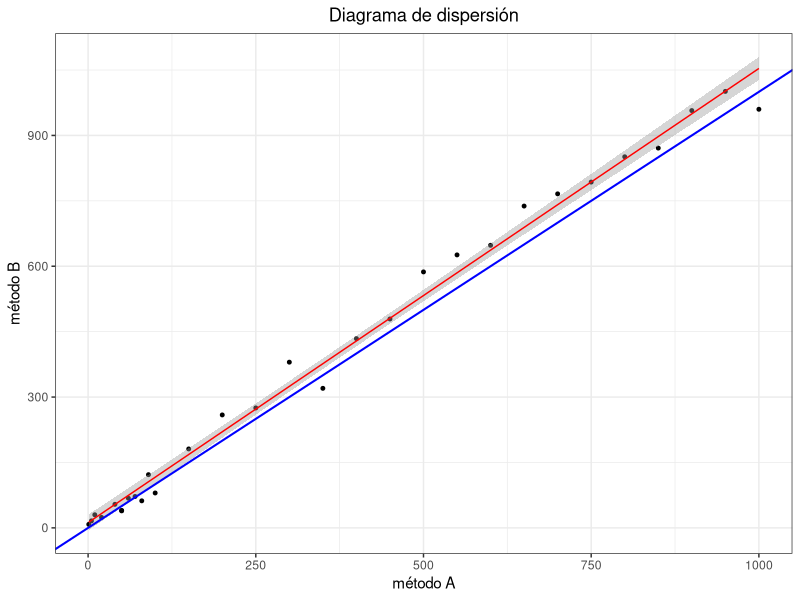
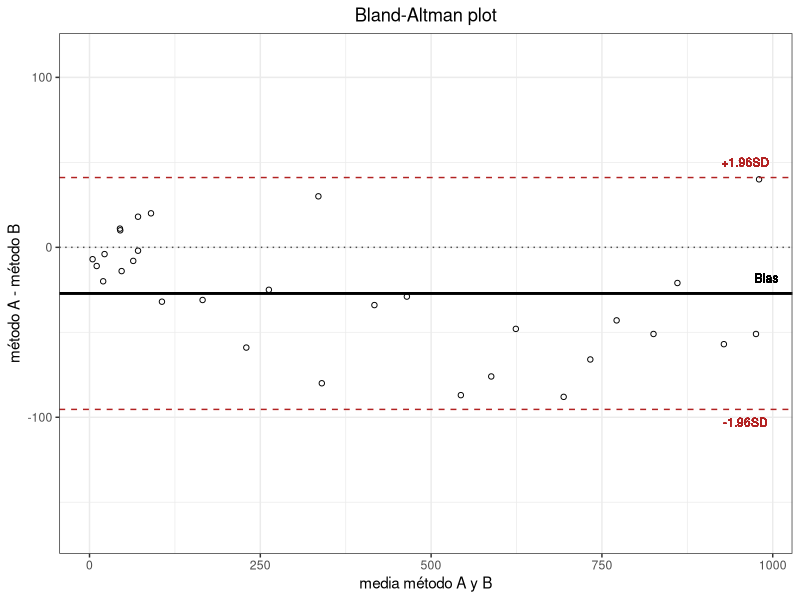
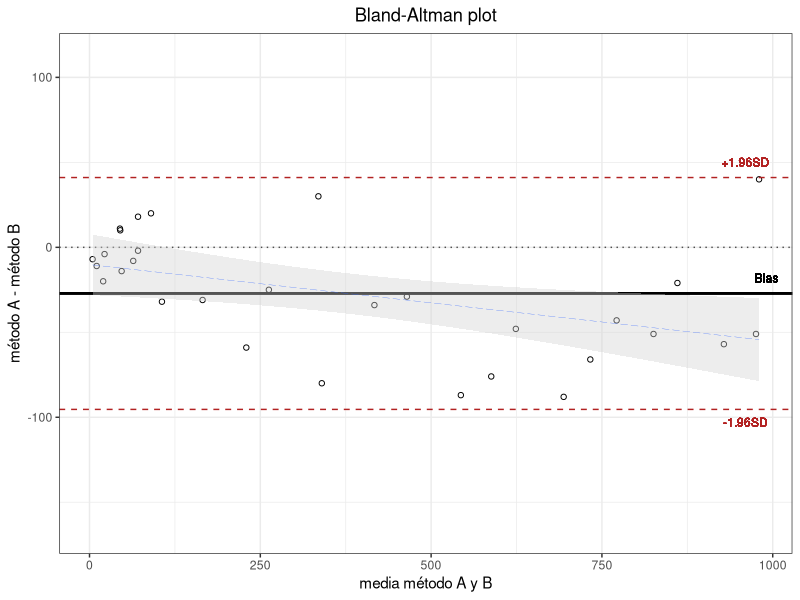
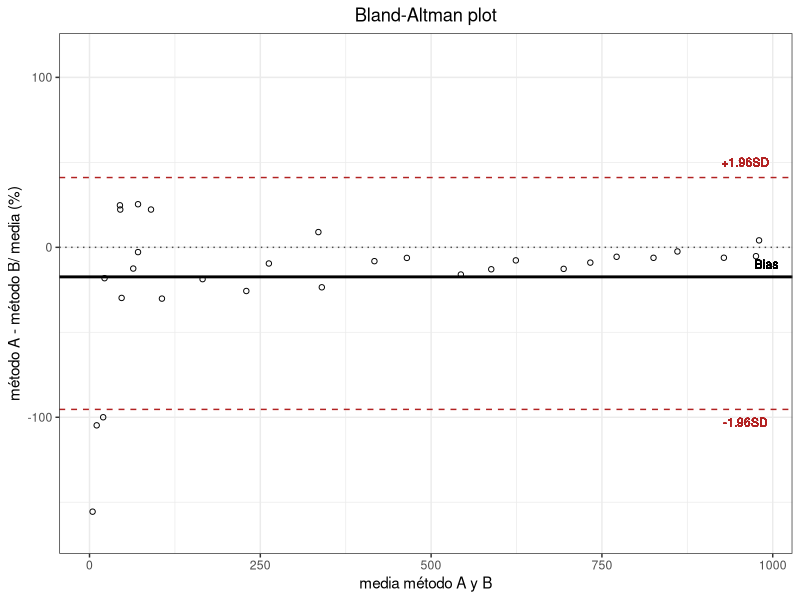

Generate these figures, in order, with R:
## ---- eval=FALSE, include=TRUE-------------------------------------------------------
## "Protocolo:
## 
##  1. Daniel Felipe Villa Rengifo
## 
##  2. Lenguaje: R
## 
##  3. Tema: ANÁLISIS GRÁFICO DE BLAND-ALTMAN EN R
## 
##  4. Fuentes:
##     https://cran.r-project.org/web/packages/BlandAltmanLeh/vignettes/Intro.html"


## ------------------------------------------------------------------------------------
## Creamos el archivo de los outputs
sink(file = "OUTPUTS.txt")

# Creamos una base dedatos hipotetica, tomando como ejemplo la base de la fuente dada:

## Creamos dos vectores con 30 datos cada uno
metodo_A <- c (1, 5, 10, 20, 50, 40, 50, 60, 70, 80, 90, 100, 150, 200, 250, 
               300, 350, 400, 450, 500, 550, 600, 650, 700, 750, 800, 850, 900,
               950, 1000)

metodo_B <- c (8, 16, 30, 24, 39, 54, 40, 68, 72, 62, 122, 80, 181, 259, 275, 
               380, 320, 434, 479, 587, 626, 648, 738, 766, 793, 851, 871, 957, 
               1001, 960)

## Creamos un vector de la difernccia de las obseraciones
diferencia <- metodo_A - metodo_B

## Creamos un vector de la media de las obseraciones
media <- (metodo_A + metodo_B) / 2

## Creamos un vector de la proporcion en porcentaje de las obseraciones
porcentaje <- ((diferencia / media) * 100)

## Creamos un data.frame con los vectores anteriores
datos <- data.frame(metodo_A, metodo_B, diferencia, media, porcentaje)

## Creamos unos estadisticos de la base de datos
summary(datos)


## ------------------------------------------------------------------------------------
#Como primer paso, inspeccionamos nuestros datos mediante la representación de un diagrama de dispersión:
library(ggplot2)

# Diagrama de dispersión con bisectriz y modelo lineal de los datos

png(filename = "DiagramaDeDispercion.png")

diagdis <- ggplot(data = datos, mapping = aes(x = metodo_A, y = metodo_B)) +
  geom_point(color = "black", size = 1) +
  labs(title = "Diagrama de dispersión", x = "método A", y = "método B") +
  geom_smooth(method = "lm", se = TRUE, color = "red", lwd = 0.5) +
  geom_abline(intercept = 0, slope = 1, lwd = 0.7, col = "blue") +
  theme(axis.line = element_line(colour = "black"), 
        panel.grid.major = element_blank(), 
        panel.grid.minor = element_blank(), 
        panel.border = element_blank(), 
        panel.background = element_blank()) +
  theme_bw() + theme(plot.title = element_text(hjust = 0.5)) 

diagdis

dev.off()


# Coeficiente de correlación 
cor.test(datos$metodo_A, datos$metodo_B, method = "pearson")

#El coeficiente de correlación de Pearson muestra una fuerte asociación positiva entre los valores obtenidos por el método A y B (r = 0.996, 95% CI = 0.991-0.998, p-value < 0.001). Sin embargo, una alta correlación no es necesariamente sinónimo de concordancia entre métodos, puesto que evalúa la relación y no la diferencia.


# Modelo lineal de los datos
modelo_lineal <- lm(formula = metodo_B ~ metodo_A, data = datos)
summary(modelo_lineal)


# Intervalos de confianza (CI) de los parámetros del modelo lineal
confint(modelo_lineal, level = 0.95)

# la recta de regresión y=1.04x+12.02 tiene una pendiente de 1.04, lo cual podría evaluarse como una buena concordancia entre métodos. En este caso la pendiente indica que el método B sobreestima al A. Además, los datos muestran una dispersión muy cercana a la bisectriz (pero no sobre ella), lo cual también sugiere la existencia de un pequeño nivel de discrepancia entre los métodos.




## ------------------------------------------------------------------------------------
# Obtención del gráfico Bland-Altman.
"Para obtener el dato, podemos hacerlo de dos maneras:
1. Manual
2. Automatico"

## Metodo Manual
png(filename = "BA_plot.png")

BA_plot <- ggplot(data = datos, aes(x = media, y = diferencia)) +
  geom_point(pch = 1, size = 1.5, col = "black") +
  labs(title = "Bland-Altman plot", x = "media método A y B",
       y = "método A - método B") +
  ylim(mean(datos$diferencia) - 4 * sd(datos$diferencia),
       mean(datos$diferencia) + 4 * sd(diferencia)) +
  # Línea de bias
  geom_hline(yintercept = mean(datos$diferencia), lwd = 1) +
  # Línea en y=0
  geom_hline(yintercept = 0, lty = 3, col = "grey30") +
  # Limites de "Agreement"
  geom_hline(yintercept = mean(datos$diferencia) +
               1.96 * sd(datos$diferencia), 
               lty = 2, col = "firebrick") +
  geom_hline(yintercept = mean(datos$diferencia) -
               1.96 * sd(datos$diferencia), 
             lty = 2, col = "firebrick") +
  theme(panel.grid.major = element_blank(), 
        panel.grid.minor = element_blank()) +
  geom_text(label = "Bias", x = 991, y = -18, size = 3, 
            colour = "black") +
  geom_text(label = "+1.96SD", x = 960, y = 50, size = 3, 
            colour = "firebrick") +
  geom_text(label = "-1.96SD", x = 960, y = -103, size = 3, 
            colour = "firebrick") +
  theme_bw() + theme(plot.title = element_text(hjust = 0.5))

BA_plot

dev.off()

# Explicación del Resultado:

"En este ejemplo, el bias entre métodos es de -27.17 unidades, lo que significa que en promedio el método B mide 27.17 unidades más que el método A (24/30 = 80% de los datos se sitúan por debajo de 0). Además, este sesgo negativo parece deberse a medidas por encima de las 200 unidades, puesto que, para unidades medias menores a 200, los datos parecen encontrarse más próximos entre sí y más próximos a una diferencia media de cero."



png(filename = "BA_plot2.png")

BA_plot +
geom_smooth(method = "lm", se = TRUE, fill = "lightgrey", lwd = 0.1, lty = 5)

dev.off()

#La línea de regresión calculada para las diferencias denota un bias sistemático proporcional (no constante), con una tendencia negativa de las diferencias conforme aumenta la magnitud de la variable medida.


# En este caso podemos calcular el % de error (proporción entre la magnitud y el error de la medida):

sd <- sd(datos$diferencia)
bias <- mean(datos$diferencia)
LoA_superior <- bias + 1.96 * sd
LoA_inferior <- bias - 1.96 * sd

# Porcentaje de error tomando como referencia el método A

error <- (LoA_superior - LoA_inferior)/mean(metodo_A) * 100
print(error)


## ------------------------------------------------------------------------------------
#También sería útil en este caso representar un gráfico utilizando el porcentaje de las diferencias:

png(filename = "PorcentajeDiferencia.png")

ggplot(data = datos, aes(x = media, y = porcentaje)) +
  geom_point(pch = 1, size = 1.5, col = "black") +
  labs(title = "Bland-Altman plot", x = "media método A y B", 
       y = "método A - método B/ media (%)") +
  ylim(mean(datos$diferencia) - 4 * sd(datos$diferencia), 
       mean(datos$diferencia) + 4 * sd(diferencia)) +
  # Línea de bias
  geom_hline(yintercept = mean(datos$porcentaje), lwd = 1) +
  # Línea en y=0
  geom_hline(yintercept = 0, lty = 3, col = "grey30") +
  # Limites de "Agreement"
  geom_hline(yintercept = mean(datos$diferencia) + 1.96 * sd(datos$diferencia), 
             lty = 2, col = "firebrick") +
  geom_hline(yintercept = mean(datos$diferencia) - 1.96 * sd(datos$diferencia), 
             lty = 2, col = "firebrick") +
  theme(panel.grid.major = element_blank(), 
        panel.grid.minor = element_blank()) +
  geom_text(label = "Bias", x = 991, y = -10, size = 3, 
            colour = "black") +
  geom_text(label = "+1.96SD", x = 960, y = 50, size = 3, 
            colour = "firebrick") +
  geom_text(label = "-1.96SD", x = 960, y = -103, size = 3, 
            colour = "firebrick") +
  theme_bw() + theme(plot.title = element_text(hjust = 0.5))

dev.off()

#  El bias es de un -17.4%, casi constante para todo el rango de la variable, con la excepción de valores menores a 100 unidades. Los limites de "agreement" se sitúan del 41.05% al -95.39%.
mean(datos$porcentaje)

# Guardamos los OUTPUTS:
sink()
